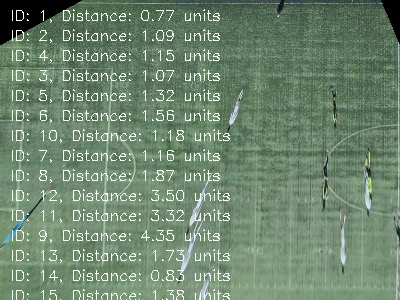
#> input picture frame 6 of experiments and tools/transformed_video_with_distances.mp4, 400 x 300 px, given in place of video_leftlongshifted.mp4, which was not available
$ python motion-1.py
#> lines starting #> are read from the running program, lines starting #| are printed output that depends on the picture
import cv2
from tqdm import tqdm

def crop_video_bottom(input_video, output_video):
    """
    Crop the input video to the bottom half and save the cropped video.

    Parameters:
        input_video (str): Path to the input video file.
        output_video (str): Path to save the cropped video.

    Returns:
        None
    """
#> called with input_video = 'video_leftlongshifted.mp4', output_video = 'video_leftlongshiftedcrop.mp4'
    # Open the video file
    cap = cv2.VideoCapture(input_video)

    if not cap.isOpened():
        print(f"Error: Unable to open video file {input_video}")
        return

    # Get video properties
    frame_width = int(cap.get(cv2.CAP_PROP_FRAME_WIDTH))
    frame_height = int(cap.get(cv2.CAP_PROP_FRAME_HEIGHT))
    fps = int(cap.get(cv2.CAP_PROP_FPS))
    total_frames = int(cap.get(cv2.CAP_PROP_FRAME_COUNT))

    # Define the codec and create VideoWriter object
    fourcc = cv2.VideoWriter_fourcc(*'mp4v')
    out = cv2.VideoWriter(output_video, fourcc, fps, (frame_width, frame_height // 2))

    # Process each frame with a progress bar
    with tqdm(total=total_frames, desc="Cropping Video") as pbar:
        while True:
            ret, frame = cap.read()
#> frame is the input picture: shape (300, 400, 3); mean B, G, R 111.2, 135.4, 110.6
            if not ret:
                break

            # Crop the frame to the bottom half
            cropped_frame = frame[frame_height // 2:, :]
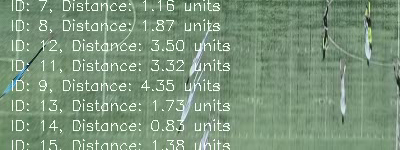
#> cropped_frame: shape (150, 400, 3); mean B, G, R 123.1, 148.8, 123.3

            # Write the cropped frame to the output video
            out.write(cropped_frame)

            # Update progress bar
            pbar.update(1)

    # Release resources
    cap.release()
    out.release()
    print(f"Cropped video saved as {output_video}")

# Define input and output paths
input_video_path = "video_leftlongshifted.mp4"
output_video_path = "video_leftlongshiftedcrop.mp4"

# Crop the video
crop_video_bottom(input_video_path, output_video_path)

$ run again, starting later in the video
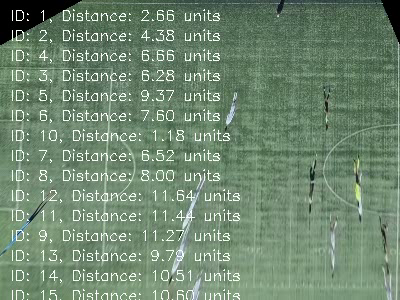
#> input picture frame 27 of experiments and tools/transformed_video_with_distances.mp4, 400 x 300 px, given in place of video_leftlongshifted.mp4, which was not available
#> in crop_video_bottom, frame is the input picture: shape (300, 400, 3); mean B, G, R 112.3, 135.9, 111.6
#> in crop_video_bottom, `cropped_frame = frame[frame_height // 2:, :]`:
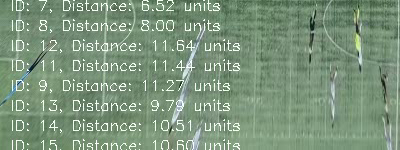
#> cropped_frame: shape (150, 400, 3); mean B, G, R 124.1, 149.1, 124.3

$ run again, starting later in the video
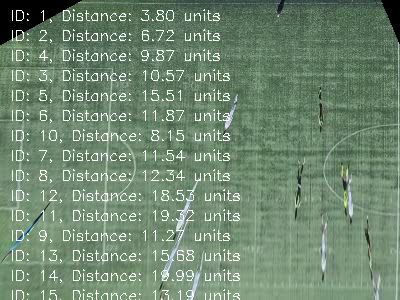
#> input picture frame 48 of experiments and tools/transformed_video_with_distances.mp4, 400 x 300 px, given in place of video_leftlongshifted.mp4, which was not available
#> in crop_video_bottom, frame is the input picture: shape (300, 400, 3); mean B, G, R 112.7, 136.2, 111.9
#> in crop_video_bottom, `cropped_frame = frame[frame_height // 2:, :]`:
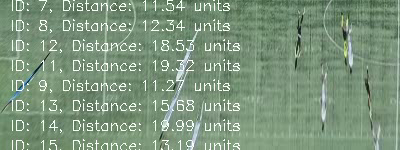
#> cropped_frame: shape (150, 400, 3); mean B, G, R 124.7, 149.4, 124.8
